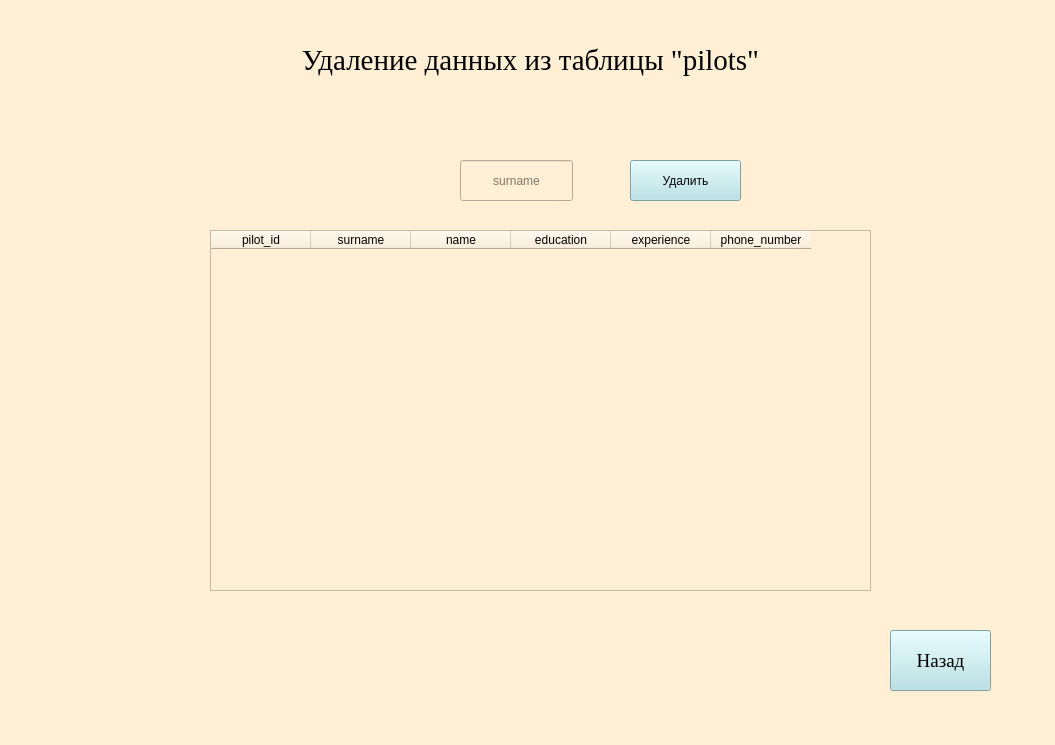
<?xml version="1.0" encoding="UTF-8"?>
<ui version="4.0">
 <class>MainWindow</class>
 <widget class="QMainWindow" name="MainWindow">
  <property name="geometry">
   <rect>
    <x>0</x>
    <y>0</y>
    <width>1055</width>
    <height>745</height>
   </rect>
  </property>
  <property name="windowTitle">
   <string>Добавление записей</string>
  </property>
  <property name="styleSheet">
   <string notr="true">background-color: rgb(255, 239, 213)</string>
  </property>
  <widget class="QWidget" name="centralwidget">
   <widget class="QPushButton" name="back">
    <property name="geometry">
     <rect>
      <x>890</x>
      <y>630</y>
      <width>101</width>
      <height>61</height>
     </rect>
    </property>
    <property name="font">
     <font>
      <family>Times New Roman</family>
      <pointsize>14</pointsize>
     </font>
    </property>
    <property name="styleSheet">
     <string notr="true">background-color: rgb(176, 224, 230)</string>
    </property>
    <property name="text">
     <string>Назад</string>
    </property>
   </widget>
   <widget class="QLabel" name="label">
    <property name="geometry">
     <rect>
      <x>0</x>
      <y>30</y>
      <width>1061</width>
      <height>61</height>
     </rect>
    </property>
    <property name="font">
     <font>
      <family>Times New Roman</family>
      <pointsize>22</pointsize>
     </font>
    </property>
    <property name="text">
     <string>Удаление данных из таблицы &quot;pilots&quot;</string>
    </property>
    <property name="alignment">
     <set>Qt::AlignCenter</set>
    </property>
   </widget>
   <widget class="QLineEdit" name="lineEdit_2">
    <property name="geometry">
     <rect>
      <x>460</x>
      <y>160</y>
      <width>113</width>
      <height>41</height>
     </rect>
    </property>
    <property name="alignment">
     <set>Qt::AlignCenter</set>
    </property>
    <property name="placeholderText">
     <string>surname</string>
    </property>
   </widget>
   <widget class="QPushButton" name="ok">
    <property name="geometry">
     <rect>
      <x>630</x>
      <y>160</y>
      <width>111</width>
      <height>41</height>
     </rect>
    </property>
    <property name="styleSheet">
     <string notr="true">background-color: rgb(176, 224, 230)</string>
    </property>
    <property name="text">
     <string>Удалить</string>
    </property>
   </widget>
   <widget class="QTableWidget" name="tableWidget">
    <property name="geometry">
     <rect>
      <x>210</x>
      <y>230</y>
      <width>661</width>
      <height>361</height>
     </rect>
    </property>
    <column>
     <property name="text">
      <string>pilot_id</string>
     </property>
    </column>
    <column>
     <property name="text">
      <string>surname</string>
     </property>
    </column>
    <column>
     <property name="text">
      <string>name</string>
     </property>
    </column>
    <column>
     <property name="text">
      <string>education</string>
     </property>
    </column>
    <column>
     <property name="text">
      <string>experience</string>
     </property>
    </column>
    <column>
     <property name="text">
      <string>phone_number</string>
     </property>
    </column>
   </widget>
  </widget>
 </widget>
 <resources/>
 <connections/>
</ui>
